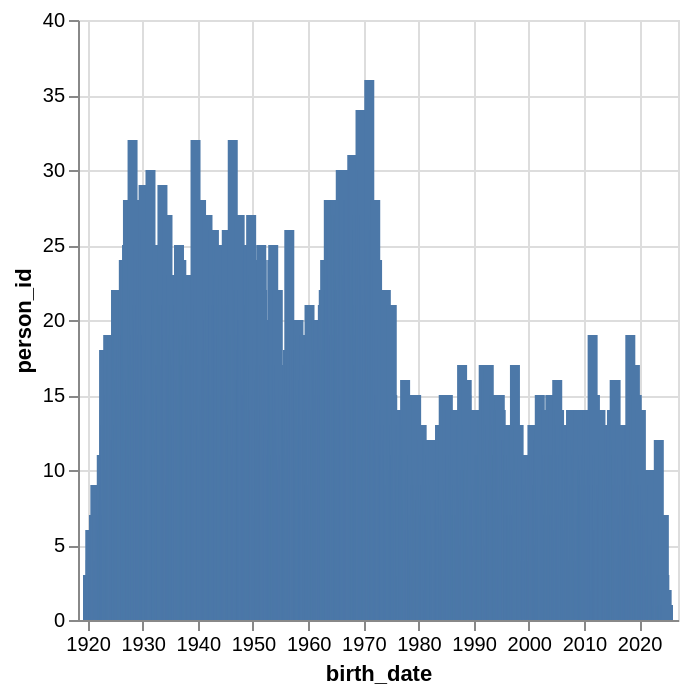

This figure's notebook cell:
### Code cell
df_person['birth_date'] = df_person['birth_datetime'].dt.strftime('%Y-%m')
birth_dates_summary = df_person.groupby("birth_date", as_index=False).person_id.count()
alt.Chart(birth_dates_summary).mark_bar().encode(
    x='birth_date:T',
    y='person_id:Q'
)

### Figure 1 — Vega-Lite specification as saved in the notebook (floating-point values rounded to 4 significant figures; data arrays with more than 128 entries replaced by an {"elided": "..."} marker saying what was removed)
{"config": {"view": {"continuousWidth": 300, "continuousHeight": 300}}, "data": {"name": "data-fd5e90832e3af6ae322b2a9b53028859"}, "mark": {"type": "bar"}, "encoding": {"x": {"field": "birth_date", "type": "temporal"}, "y": {"field": "person_id", "type": "quantitative"}}, "$schema": "https://vega.github.io/schema/vega-lite/v5.8.0.json", "datasets": {"data-fd5e90832e3af6ae322b2a9b53028859": {"elided": "1257 records"}}}
